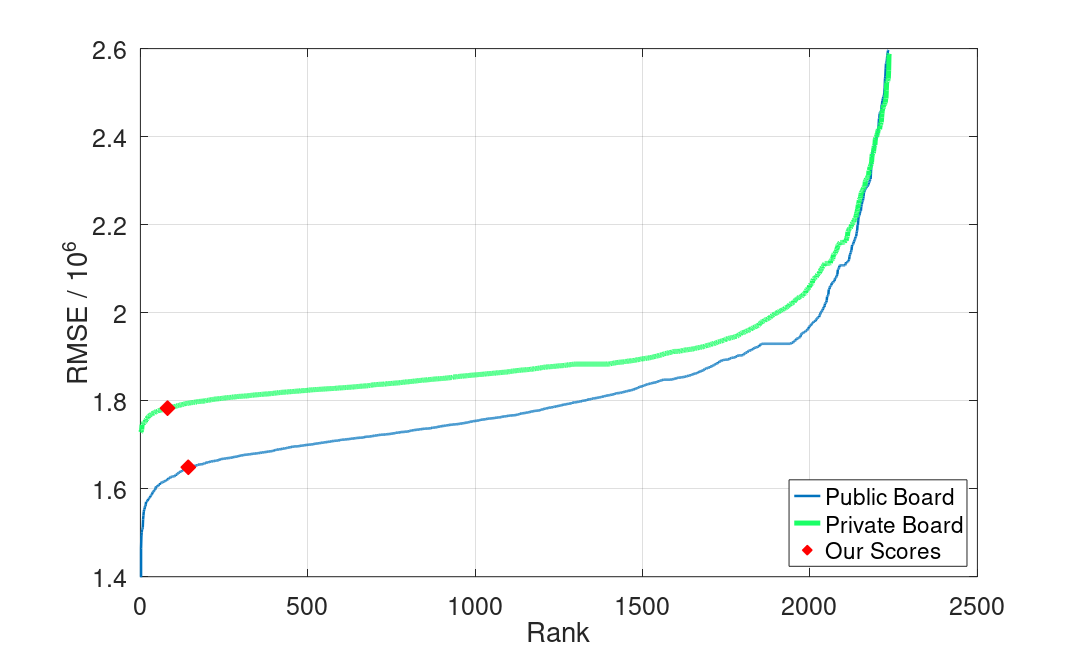

This figure's MATLAB source:
% #!/usr/bin/env octave -qf

f = figure;

% set(f, 'visible', 'off');
threash_hold = 2.6;

private_s = load('private_board.txt');
private_s = sort(private_s) / 1e6;
private_s = private_s(private_s<threash_hold);

public_s = load('public_board.txt');
public_s = sort(public_s) / 1e6;
public_s = public_s(public_s<threash_hold);

our_private_score = 1783082.67907 / 1e6;
our_private_rank = sum(private_s < our_private_score);

our_public_score = 1648696.38015 / 1e6
our_public_rank = sum(public_s < our_public_score);

our_scores = [our_private_score, our_public_score];
our_ranks = [our_private_rank, our_public_rank];


plot(public_s, 'LineWidth', 2);
hold on;
plot(private_s, 'Color',[0.1,1.0,0.4], 'LineWidth', 4);
hold on;

plot(our_ranks, our_scores, 'rd', 'MarkerSize', 12, 'MarkerFaceColor', 'r');

h = legend('Public Board','Private Board', 'Our Scores');

set(h, 'FontSize', 20, 'FontName', 'Helvetica', 'Location', 'Southeast');

grid on;

% title('Leaderboard', 'FontSize', 20, 'FontWeight', 'bold', 'FontName', 'Helvetica');
xlabel('Rank', 'FontSize', 20, 'FontName', 'Helvetica');
ylabel('RMSE / 10^6', 'FontSize', 20, 'FontName', 'Helvetica');

ylim([1.4 threash_hold])

set(gca, 'FontSize', 20, 'FontName', 'Helvetica');

filename = '../../figs/pb.eps'

set(gcf,'paperposition',[0,0,8*1.5,4.8*1.5])

print('-depsc', filename);
